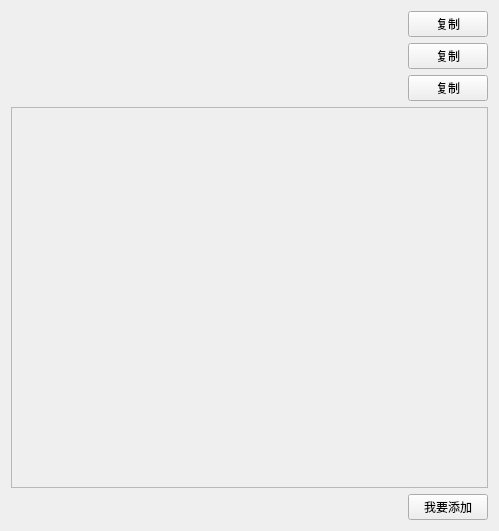
<?xml version="1.0" encoding="UTF-8"?>
<ui version="4.0">
 <class>SolutionWidget</class>
 <widget class="QWidget" name="SolutionWidget">
  <property name="geometry">
   <rect>
    <x>0</x>
    <y>0</y>
    <width>499</width>
    <height>531</height>
   </rect>
  </property>
  <property name="windowTitle">
   <string>Form</string>
  </property>
  <layout class="QVBoxLayout" name="verticalLayout">
   <item>
    <layout class="QHBoxLayout" name="horizontalLayout">
     <item>
      <widget class="QLabel" name="label_module">
       <property name="text">
        <string/>
       </property>
      </widget>
     </item>
     <item>
      <spacer name="horizontalSpacer">
       <property name="orientation">
        <enum>Qt::Horizontal</enum>
       </property>
       <property name="sizeHint" stdset="0">
        <size>
         <width>40</width>
         <height>20</height>
        </size>
       </property>
      </spacer>
     </item>
     <item>
      <widget class="QPushButton" name="btn_copy_module">
       <property name="text">
        <string>复制</string>
       </property>
      </widget>
     </item>
    </layout>
   </item>
   <item>
    <layout class="QHBoxLayout" name="horizontalLayout_2">
     <item>
      <widget class="QLabel" name="label_case">
       <property name="text">
        <string/>
       </property>
      </widget>
     </item>
     <item>
      <spacer name="horizontalSpacer_2">
       <property name="orientation">
        <enum>Qt::Horizontal</enum>
       </property>
       <property name="sizeHint" stdset="0">
        <size>
         <width>40</width>
         <height>20</height>
        </size>
       </property>
      </spacer>
     </item>
     <item>
      <widget class="QPushButton" name="btn_copy_case">
       <property name="text">
        <string>复制</string>
       </property>
      </widget>
     </item>
    </layout>
   </item>
   <item>
    <layout class="QHBoxLayout" name="horizontalLayout_3">
     <item>
      <widget class="QLabel" name="label_test">
       <property name="text">
        <string/>
       </property>
      </widget>
     </item>
     <item>
      <spacer name="horizontalSpacer_3">
       <property name="orientation">
        <enum>Qt::Horizontal</enum>
       </property>
       <property name="sizeHint" stdset="0">
        <size>
         <width>40</width>
         <height>20</height>
        </size>
       </property>
      </spacer>
     </item>
     <item>
      <widget class="QPushButton" name="btn_copy_test">
       <property name="text">
        <string>复制</string>
       </property>
      </widget>
     </item>
    </layout>
   </item>
   <item>
    <widget class="QScrollArea" name="scrollArea">
     <property name="widgetResizable">
      <bool>true</bool>
     </property>
     <widget class="QWidget" name="scrollAreaWidgetContents">
      <property name="geometry">
       <rect>
        <x>0</x>
        <y>0</y>
        <width>479</width>
        <height>367</height>
       </rect>
      </property>
     </widget>
    </widget>
   </item>
   <item>
    <layout class="QHBoxLayout" name="horizontalLayout_4">
     <item>
      <spacer name="horizontalSpacer_4">
       <property name="orientation">
        <enum>Qt::Horizontal</enum>
       </property>
       <property name="sizeHint" stdset="0">
        <size>
         <width>40</width>
         <height>20</height>
        </size>
       </property>
      </spacer>
     </item>
     <item>
      <widget class="QPushButton" name="btn_add_solution">
       <property name="text">
        <string>我要添加</string>
       </property>
      </widget>
     </item>
    </layout>
   </item>
  </layout>
 </widget>
 <resources/>
 <connections/>
</ui>
